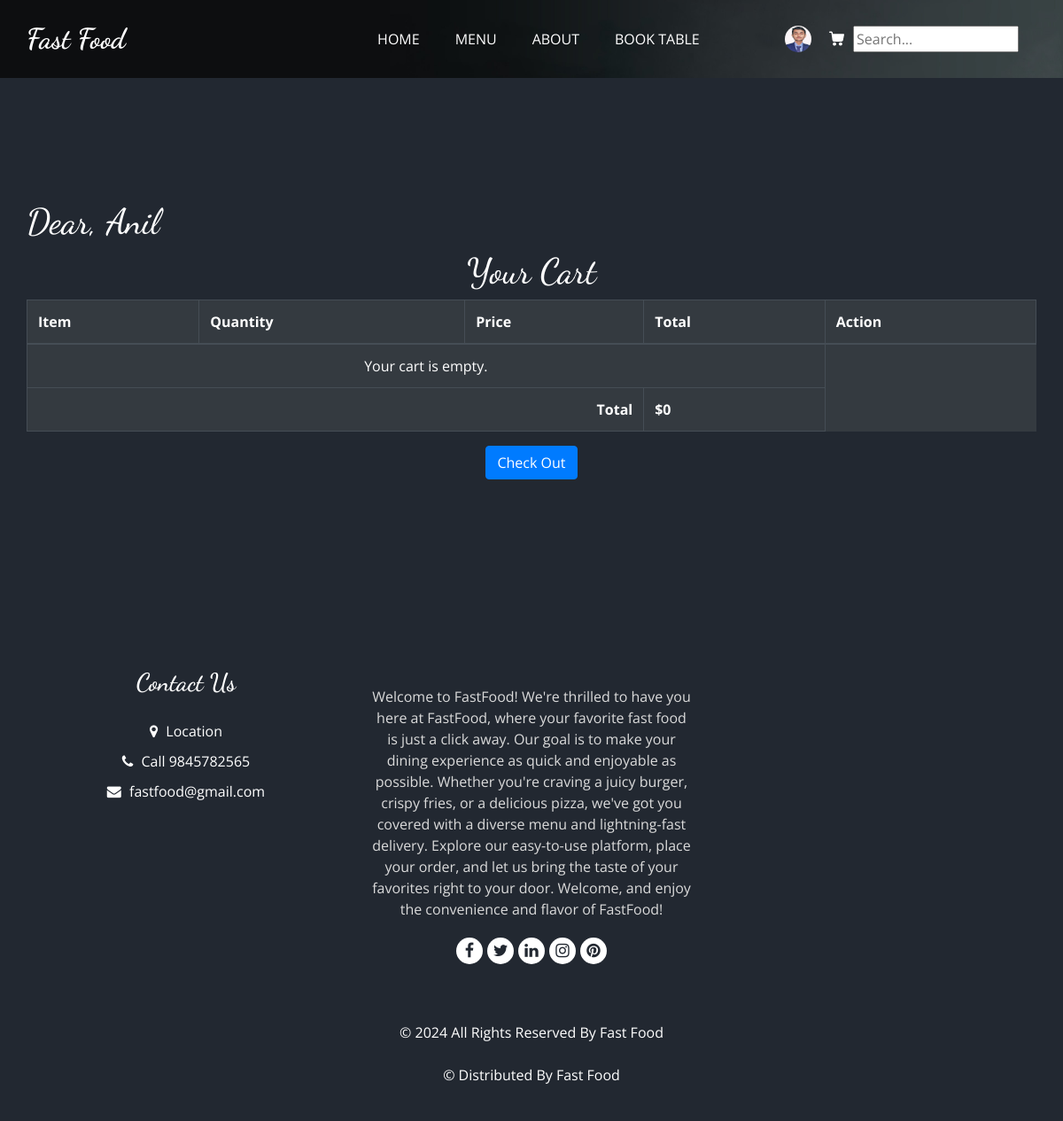
The app's page /order (signed in), older data.
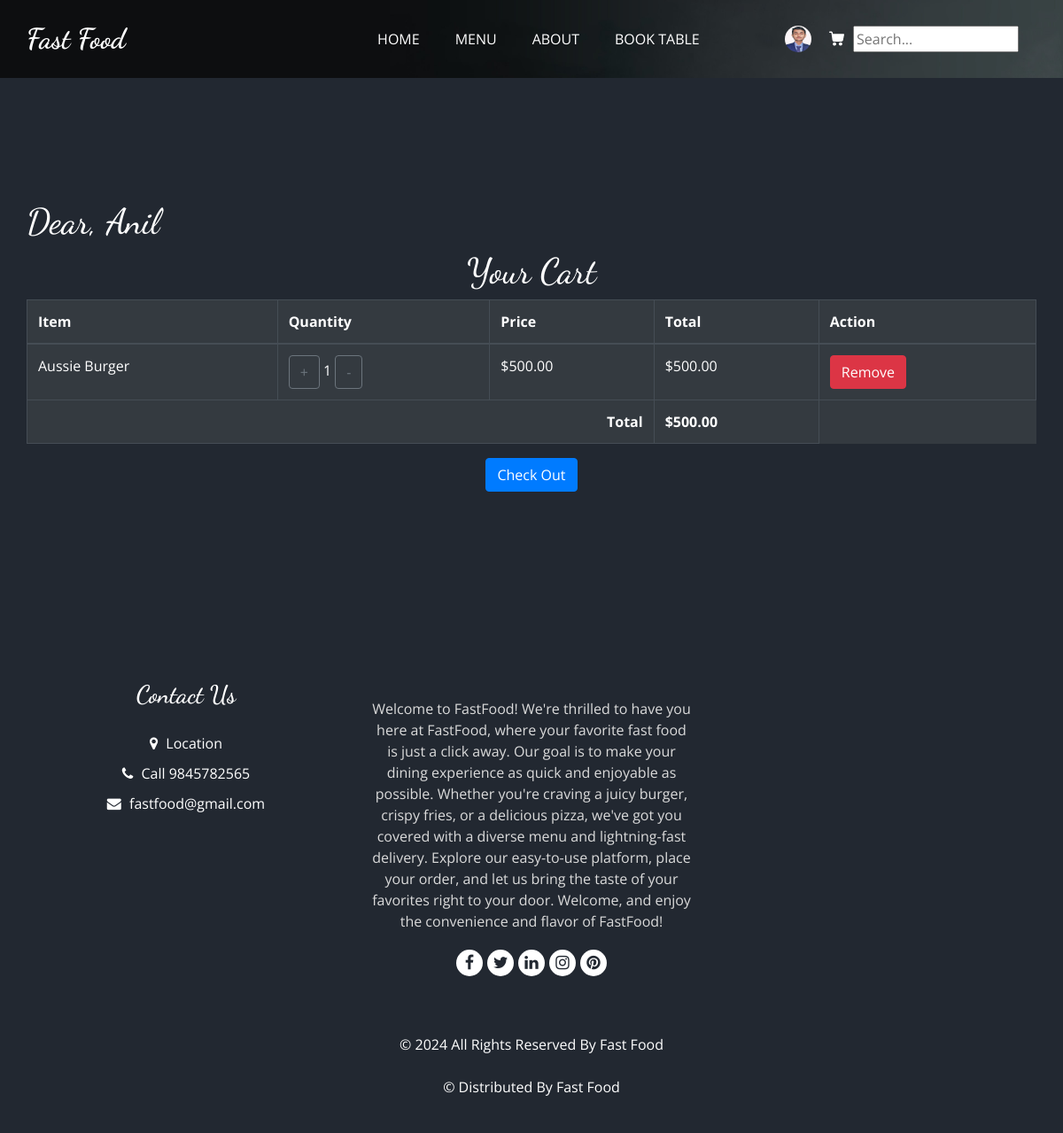
The same page, newer data.
### food/models.py (models this page shows, shortened)
class OrderItem(models.Model):
    order = models.ForeignKey(Order, on_delete=models.CASCADE, related_name='order_items')
    menu_item = models.ForeignKey(MenuItem, on_delete=models.CASCADE)
    quantity = models.PositiveIntegerField()
    price = models.DecimalField(max_digits=10, decimal_places=2)
    discounted_price = models.DecimalField(max_digits=6, decimal_places=2, null=True, blank=True)

class MenuItem(models.Model):
    restaurant = models.ForeignKey(Restaurant, on_delete=models.CASCADE, related_name='menu_items')
    name = models.CharField(max_length=100)
    description = models.TextField()
    price = models.DecimalField(max_digits=10, decimal_places=2)
    available = models.BooleanField(default=True)
    image1 = models.ImageField(upload_to='menu_images/', null=True, blank=True)
    image2 = models.ImageField(upload_to='menu_images/', null=True, blank=True)
    image3 = models.ImageField(upload_to='menu_images/', null=True, blank=True)
    created_at = models.DateTimeField(auto_now=True)

### food/views.py (the view)
# urls.py: path('order',views.OrderView,name='order'),
@login_required(login_url='login')
def OrderView(request):
    order = get_object_or_404(Order, customer=request.user)
    order_item = OrderItem.objects.filter(order=order)  # Retrieve all items associated with the order
    for item in order_item:
         item.total_price = (item.discounted_price if item.discounted_price else item.price) * item.quantity
    total_price = sum(item.total_price for item in order_item)
    return render(request, 'order_view.html', {'order': order, 'order_items': order_item,'total_price':total_price})

### food/context_processors.py (called while the page is built)
def System(request):
    sys = SystemSetting.objects.first()
    return {'sys':sys}

def OfferView(request):
    offers = Offer.objects.filter(status = True)[:4]
    for off in offers:
        discounted_price = off.food.price * (Decimal(1) - Decimal(off.discount) / Decimal(100))
        off.discounted_price = round(discounted_price, 2)
    return {'offers':offers}

### templates/order_view.html (shortened to what this page needs)
{% extends "master.html" %}
{% block content %}
{% include "header2.html" %}
<section class="about_section layout_padding">
    <main class="container my-5">
        <h1> Dear, {{order.customer.first_name}}</h1>
        <h1 class="text-center">Your Cart</h1>
        <div class="table-responsive">
            <table class="table table-bordered  table-dark">
                <thead class="thead-dark">
                    <tr>
                        <th>Item</th>
                        <th>Quantity</th>
                        <th>Price</th>
                        <th>Total</th>
                        <th>Action</th>
                    </tr>
                </thead>
                <tbody>
                    {% for item in order_items %}
                        <tr>
                            <td>{{ item.menu_item.name }}</td>
                            <td><a href="{% url 'increaseOrder' item.id %}"><button type="submit" name="action" value="decrease" class="btn btn-outline-secondary">+</button></a>  {{ item.quantity }}  <a href="{%url 'decrease' item.id %}"><button type="submit" name="action" value="decrease" class="btn btn-outline-secondary" >-</button></td>
                            {% if item.discounted_price %}
                            <td>${{item.discounted_price}} </td>
                            <td>${{ item.total_price |floatformat:2 }}</td>
                            {% else %}
                            <td>${{ item.menu_item.price }}</td>
                            <td>${{ item.total_price |floatformat:2 }}</td>
                            {% endif %}
                            <td><a href="{% url 'remove' item.id %}"><button class="btn btn-danger"> Remove</button></td>
                        </tr>
                    {% empty %}
                        <tr>
                            <td colspan="4" class="text-center">Your cart is empty.</td>
                        </tr>
                    {% endfor %}
                </tbody>
                <tfoot>
                    <tr>
                        <th colspan="3" class="text-right">Total</th>
                        <th>${{total_price}}</th>
                    </tr>
                </tfoot>
            </table>
        </div>
            <div class="text-center">
                <form method="post" action="{% url 'billview' %}">
                    <button type="submit" class="btn btn-primary">Check Out</button>
                </form>
            </div>
    </main>
</section>
{% endblock content %}

Row changes from the older to the newer data that the page shows:
added OrderItem: menu_item.name "Aussie Burger", quantity "1", menu_item.price "500.00", total_price "500.00"
Text that changed along with them:
{{ total_price }}: "0" → "500.00"
text no longer shown: "Your cart is empty."
